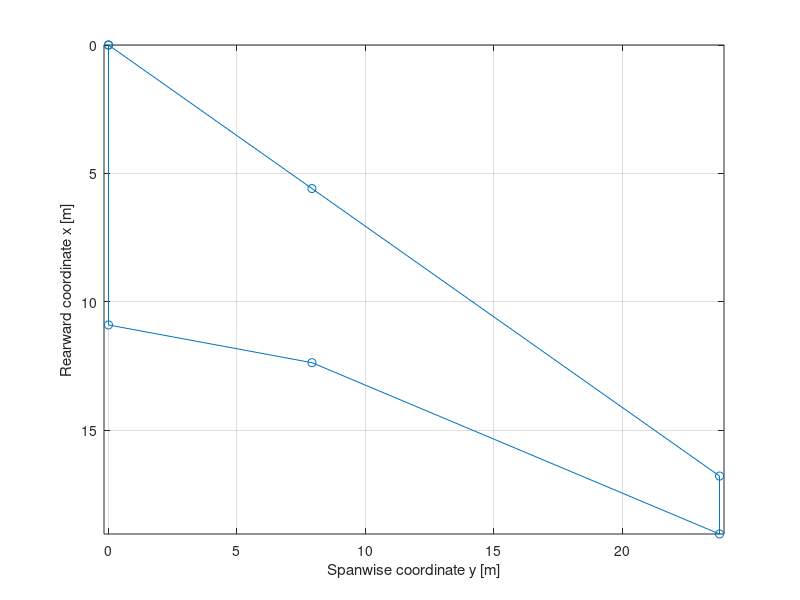

Here is the MATLAB script that generated this plot:
clc
clear

%%
Sref = 283.3;
s = 47.57/2;
yk = 7.92;
sweepLE = 35.2;
sweepTE_in = 10.5;
lambda_total = 0.207;

d = yk*(tand(sweepLE)-tand(sweepTE_in));

cr = (Sref + d*s) / ...
     ((1-lambda_total)*yk + (1+lambda_total)*s);

ck = cr-d;
ct = lambda_total*cr;
lambda_out = ct/ck;

S = (cr+ck)*yk + (ck+ct)*(s-yk);

x = [0, yk*tand(sweepLE), s*tand(sweepLE), (s*tand(sweepLE))+ct, (yk*tand(sweepLE))+ck, cr, 0];
y = [0, yk,  s,   s,   yk,  0, 0];

plot(y,x,'o-')
axis equal
set(gca,'YDir','reverse')
xlabel('Spanwise coordinate y [m]')
ylabel('Rearward coordinate x [m]')
grid on

%% MAC calculation

MAC = 2/(3*S) * ( ...
    yk*(cr^2 + cr*ck + ck^2) + ...
    (s-yk)*(ck^2 + ck*ct + ct^2));

MAC_difference_percent = 100*(MAC-6.98)/6.98;

%% Tank Volume and Parameterization
load('whitcomb_CST_baseline.mat','I_tank');
y_end = 0.85*s;
c_end = ck + (ct-ck)*(y_end-yk)/(s-yk);

V_in = I_tank*yk/3*(cr^2 + cr*ck + ck^2);

V_out = I_tank*(y_end-yk)/3 * (ck^2 + ck*c_end + c_end^2);

V_tank = 2*(V_in + V_out);
V_usable = 0.93*V_tank;
